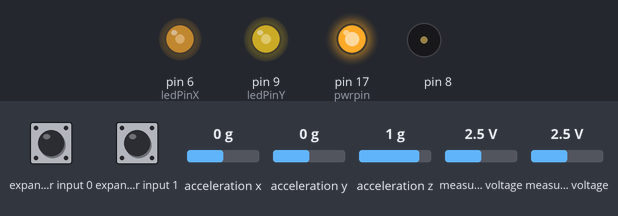
A sketch run on a simulated Arduino Uno, built with avr-gcc and run on an emulated ATmega328P. On the bench: output pins drawn as LEDs (lit = HIGH), buzzer (waves = sounding). Wiring (inferred from the names in the program): Wii Nunchuk at I2C address 0x52. The test bench sets the inputs (shaded band); at power-on: expander input 0 HIGH, measured voltage 2.5 V, expander input 1 HIGH, acceleration x 0 g, acceleration y 0 g, acceleration z 1 g.

Above: at 1.3 s.
1.4 s: expander input 0 pulled LOW for 0.15 s
At 2.2 s:
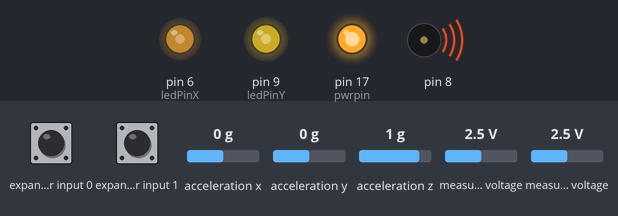
4.5 s: measured voltage (sensor 200) set to 0.1 V
At 5.4 s:
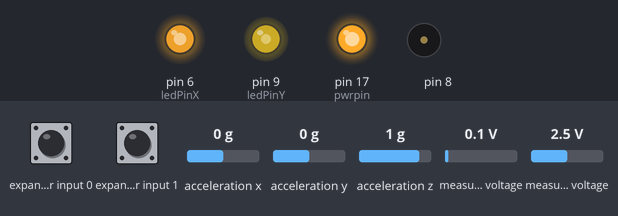
6.0 s: expander input 1 pulled LOW for 3.2 s
At 7.0 s:
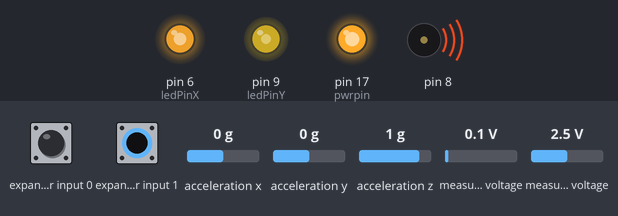
11.7 s: measured voltage (sensor 201) set to 0.1 V
At 12.5 s:
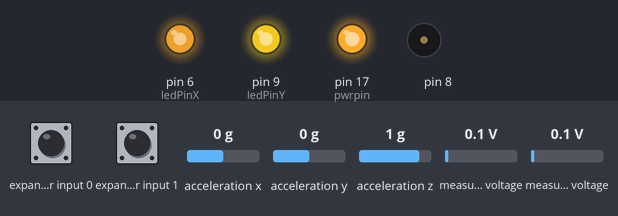
13.2 s: expander input 1 pulled LOW for 0.15 s
At 14.0 s:
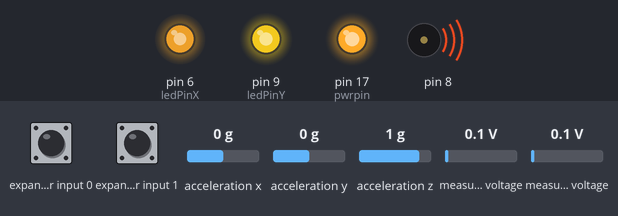
15.9 s: measured voltage (sensor 200) set to 0.6 V
17.4 s: measured voltage (sensor 200) set to 0.9 V
At 18.6 s:
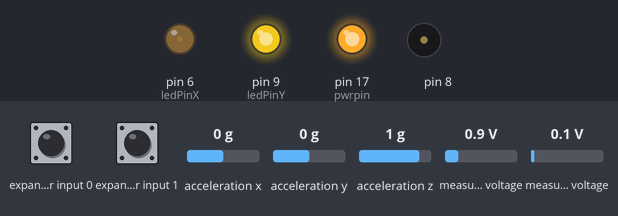
Timing chart, 0 to 20.0 s (numbered marks = the images above; inputs shaded):
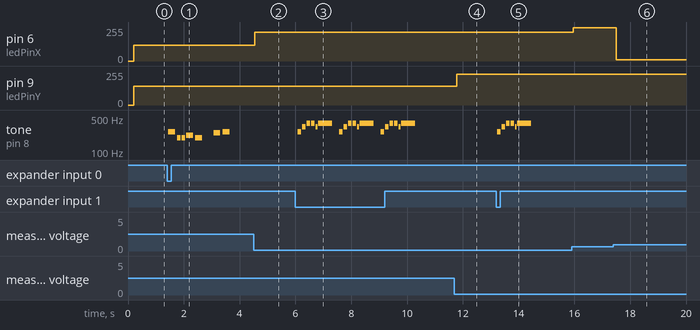

Measured:
- after the input at 1.4 s, tone on pin 8: plays 262 Hz for 0.25 s, 196 Hz for 0.13 s, 196 Hz for 0.13 s, 220 Hz for 0.25 s, 196 Hz for 0.25 s, 247 Hz for 0.25 s … (7 notes in this stretch), starting at once
- after the input at 4.5 s, pin 6 (ledPinX): 118/255 → 215/255 at once
- after the input at 6.0 s, tone on pin 8: silent → 262 Hz after 0.09 s, then repeats every 1.5 s: silent 0.04 s, 330 Hz 0.13 s, 2 × (silent 0.04 s, 392 Hz 0.13 s), silent 0.04 s, 330 Hz 0.06 s, silent 0.02 s, 392 Hz 0.50 s, silent 0.26 s, 262 Hz 0.13 s
- after the input at 11.7 s, pin 9 (ledPinY): 139/255 → 229/255 after 0.09 s
- after the input at 13.2 s, tone on pin 8: plays 262 Hz for 0.13 s, 330 Hz for 0.13 s, 392 Hz for 0.13 s, 392 Hz for 0.13 s, 330 Hz for 0.06 s, 392 Hz for 0.50 s, starting at once
- after the input at 15.9 s, pin 6 (ledPinX): 215/255 → 249/255 after 0.05 s
- after the input at 17.4 s, pin 6 (ledPinX): 249/255 → 11/255 after 0.10 s

The sketch:

nunchuckLEDs.ino
```cpp
#include <Wire.h>
#include "nunchuck_funcs.h"

int loop_cnt=0;

byte joyx,joyy,zbut,cbut;
int ledPinX = 6;
int ledPinY = 9;

#include "pitches.h"

// notes in the melody:
int melody[] = {
  NOTE_C4, NOTE_G3,NOTE_G3, NOTE_A3, NOTE_G3,0, NOTE_B3, NOTE_C4};

// note durations: 4 = quarter note, 8 = eighth note, etc.:
int noteDurations[] = {
  4, 8, 8, 4,4,4,4,4 };

int melodyC[] = {
  NOTE_C4, NOTE_E4, NOTE_G4, NOTE_G4, NOTE_E4, NOTE_G4 //CHARGE
};

// note durations: 4 = quarter note, 8 = eighth note, etc.:
int noteDurationsC[] = {
  8, 8, 8, 8, 16, 2
};

void setup() {
  // put your setup code here, to run once:
  nunchuck_setpowerpins();
  nunchuck_init(); // send the initilization handshake
  pinMode(ledPinX, OUTPUT);
  pinMode(ledPinY, OUTPUT);


}

void loop() {
  // put your main code here, to run repeatedly:
    if( loop_cnt > 100 ) { // every 100 msecs get new data
        loop_cnt = 0;

        nunchuck_get_data();

        joyx  = map(nunchuck_joyx(), 37, 233, 0, 255);
        // ranges from approx 37 - 233
        joyy  = map(nunchuck_joyy(), 25, 213, 0, 255);
        // ranges from approx 25 - 213
        zbut = nunchuck_zbutton();
        cbut = nunchuck_cbutton();

        analogWrite(ledPinX,joyx);
        analogWrite(ledPinY,joyy);
        if (zbut==1){
          shave();
        }
        if (cbut==1){
          charge();
        }
    }
    loop_cnt++;
    delay(1);
}
void shave() {
  // iterate over the notes of the melody:
  for (int thisNote = 0; thisNote < 8; thisNote++) {

    // to calculate the note duration, take one second
    // divided by the note type.
    //e.g. quarter note = 1000 / 4, eighth note = 1000/8, etc.
    int noteDuration = 1000/noteDurations[thisNote];
    tone(8, melody[thisNote],noteDuration);

    // to distinguish the notes, set a minimum time between them.
    // the note's duration + 30% seems to work well:
    int pauseBetweenNotes = noteDuration * 1.30;
    delay(pauseBetweenNotes);
    // stop the tone playing:
    noTone(8);
  }
}
void charge() {
  // iterate over the notes of the melody:
  for (int thisNoteC = 0; thisNoteC < 8; thisNoteC++) {

    // to calculate the note duration, take one second
    // divided by the note type.
    //e.g. quarter note = 1000 / 4, eighth note = 1000/8, etc.
    int noteDurationC = 1000 / noteDurationsC[thisNoteC];
    tone(8, melodyC[thisNoteC], noteDurationC);

    // to distinguish the notes, set a minimum time between them.
    // the note's duration + 30% seems to work well:
    int pauseBetweenNotesC = noteDurationC * 1.30;
    delay(pauseBetweenNotesC);
    // stop the tone playing:
    noTone(8);
  }
}
```

nunchuck_funcs.h
```cpp
/*
 * Nunchuck functions  -- Talk to a Wii Nunchuck
 *
 * This library is from the Bionic Arduino course :
 *                          http://todbot.com/blog/bionicarduino/
 *
 * 2007-11 Tod E. Kurt, http://todbot.com/blog/
 *
 * The Wii Nunchuck reading code originally from Windmeadow Labs
 *   http://www.windmeadow.com/node/42
 */

#if (ARDUINO >= 100)
#include <Arduino.h>
#else
#include <WProgram.h>
//#define Wire.write(x) Wire.send(x)
//#define Wire.read() Wire.receive()
#endif


static uint8_t nunchuck_buf[6];   // array to store nunchuck data,

// Uses port C (analog in) pins as power & ground for Nunchuck
static void nunchuck_setpowerpins()
{
#define pwrpin PORTC3
#define gndpin PORTC2
    DDRC |= _BV(pwrpin) | _BV(gndpin);
    PORTC &=~ _BV(gndpin);
    PORTC |=  _BV(pwrpin);
    delay(100);  // wait for things to stabilize
}

// initialize the I2C system, join the I2C bus,
// and tell the nunchuck we're talking to it
static void nunchuck_init()
{
    Wire.begin();                // join i2c bus as master
    Wire.beginTransmission(0x52);// transmit to device 0x52
#if (ARDUINO >= 100)
    Wire.write((uint8_t)0x40);// sends memory address
    Wire.write((uint8_t)0x00);// sends sent a zero.
#else
    Wire.send((uint8_t)0x40);// sends memory address
    Wire.send((uint8_t)0x00);// sends sent a zero.
#endif
    Wire.endTransmission();// stop transmitting
}

// Send a request for data to the nunchuck
// was "send_zero()"
static void nunchuck_send_request()
{
    Wire.beginTransmission(0x52);// transmit to device 0x52
#if (ARDUINO >= 100)
    Wire.write((uint8_t)0x00);// sends one byte
#else
    Wire.send((uint8_t)0x00);// sends one byte
#endif
    Wire.endTransmission();// stop transmitting
}

// Encode data to format that most wiimote drivers except
// only needed if you use one of the regular wiimote drivers
static char nunchuk_decode_byte (char x)
{
    x = (x ^ 0x17) + 0x17;
    return x;
}

// Receive data back from the nunchuck,
// returns 1 on successful read. returns 0 on failure
static int nunchuck_get_data()
{
    int cnt=0;
    Wire.requestFrom (0x52, 6);// request data from nunchuck
    while (Wire.available ()) {
        // receive byte as an integer
#if (ARDUINO >= 100)
        nunchuck_buf[cnt] = nunchuk_decode_byte( Wire.read() );
#else
        nunchuck_buf[cnt] = nunchuk_decode_byte( Wire.receive() );
#endif
        cnt++;
    }
    nunchuck_send_request();  // send request for next data payload
    // If we recieved the 6 bytes, then go print them
    if (cnt >= 5) {
        return 1;   // success
    }
    return 0; //failure
}

// Print the input data we have recieved
// accel data is 10 bits long
// so we read 8 bits, then we have to add
// on the last 2 bits.  That is why I
// multiply them by 2 * 2
static void nunchuck_print_data()
{
    static int i=0;
    int joy_x_axis = nunchuck_buf[0];
    int joy_y_axis = nunchuck_buf[1];
    int accel_x_axis = nunchuck_buf[2]; // * 2 * 2;
    int accel_y_axis = nunchuck_buf[3]; // * 2 * 2;
    int accel_z_axis = nunchuck_buf[4]; // * 2 * 2;

    int z_button = 0;
    int c_button = 0;

    // byte nunchuck_buf[5] contains bits for z and c buttons
    // it also contains the least significant bits for the accelerometer data
    // so we have to check each bit of byte outbuf[5]
    if ((nunchuck_buf[5] >> 0) & 1)
        z_button = 1;
    if ((nunchuck_buf[5] >> 1) & 1)
        c_button = 1;

    if ((nunchuck_buf[5] >> 2) & 1)
        accel_x_axis += 1;
    if ((nunchuck_buf[5] >> 3) & 1)
        accel_x_axis += 2;

    if ((nunchuck_buf[5] >> 4) & 1)
        accel_y_axis += 1;
    if ((nunchuck_buf[5] >> 5) & 1)
        accel_y_axis += 2;

    if ((nunchuck_buf[5] >> 6) & 1)
        accel_z_axis += 1;
    if ((nunchuck_buf[5] >> 7) & 1)
        accel_z_axis += 2;

    Serial.print(i,DEC);
    Serial.print("\t");

    Serial.print("joy:");
    Serial.print(joy_x_axis,DEC);
    Serial.print(",");
    Serial.print(joy_y_axis, DEC);
    Serial.print("  \t");

    Serial.print("acc:");
    Serial.print(accel_x_axis, DEC);
    Serial.print(",");
    Serial.print(accel_y_axis, DEC);
    Serial.print(",");
    Serial.print(accel_z_axis, DEC);
    Serial.print("\t");

    Serial.print("but:");
    Serial.print(z_button, DEC);
    Serial.print(",");
    Serial.print(c_button, DEC);

    Serial.print("\r\n");  // newline
    i++;
}

// returns zbutton state: 1=pressed, 0=notpressed
static int nunchuck_zbutton()
{
    return ((nunchuck_buf[5] >> 0) & 1) ? 0 : 1;  // voodoo
}

// returns zbutton state: 1=pressed, 0=notpressed
static int nunchuck_cbutton()
{
    return ((nunchuck_buf[5] >> 1) & 1) ? 0 : 1;  // voodoo
}

// returns value of x-axis joystick
static int nunchuck_joyx()
{
    return nunchuck_buf[0];
}

// returns value of y-axis joystick
static int nunchuck_joyy()
{
    return nunchuck_buf[1];
}

// returns value of x-axis accelerometer
static int nunchuck_accelx()
{
    return nunchuck_buf[2];   // FIXME: this leaves out 2-bits of the data
}

// returns value of y-axis accelerometer
static int nunchuck_accely()
{
    return nunchuck_buf[3];   // FIXME: this leaves out 2-bits of the data
}

// returns value of z-axis accelerometer
static int nunchuck_accelz()
{
    return nunchuck_buf[4];   // FIXME: this leaves out 2-bits of the data
}
```

pitches.h
```cpp
/*************************************************
 * Public Constants
 *************************************************/

#define NOTE_B0  31
#define NOTE_C1  33
#define NOTE_CS1 35
#define NOTE_D1  37
#define NOTE_DS1 39
#define NOTE_E1  41
#define NOTE_F1  44
#define NOTE_FS1 46
#define NOTE_G1  49
#define NOTE_GS1 52
#define NOTE_A1  55
#define NOTE_AS1 58
#define NOTE_B1  62
#define NOTE_C2  65
#define NOTE_CS2 69
#define NOTE_D2  73
#define NOTE_DS2 78
#define NOTE_E2  82
#define NOTE_F2  87
#define NOTE_FS2 93
#define NOTE_G2  98
#define NOTE_GS2 104
#define NOTE_A2  110
#define NOTE_AS2 117
#define NOTE_B2  123
#define NOTE_C3  131
#define NOTE_CS3 139
#define NOTE_D3  147
#define NOTE_DS3 156
#define NOTE_E3  165
#define NOTE_F3  175
#define NOTE_FS3 185
#define NOTE_G3  196
#define NOTE_GS3 208
#define NOTE_A3  220
#define NOTE_AS3 233
#define NOTE_B3  247
#define NOTE_C4  262
#define NOTE_CS4 277
#define NOTE_D4  294
#define NOTE_DS4 311
#define NOTE_E4  330
#define NOTE_F4  349
#define NOTE_FS4 370
#define NOTE_G4  392
#define NOTE_GS4 415
#define NOTE_A4  440
#define NOTE_AS4 466
#define NOTE_B4  494
#define NOTE_C5  523
#define NOTE_CS5 554
#define NOTE_D5  587
#define NOTE_DS5 622
#define NOTE_E5  659
#define NOTE_F5  698
#define NOTE_FS5 740
#define NOTE_G5  784
#define NOTE_GS5 831
#define NOTE_A5  880
#define NOTE_AS5 932
#define NOTE_B5  988
#define NOTE_C6  1047
#define NOTE_CS6 1109
#define NOTE_D6  1175
#define NOTE_DS6 1245
#define NOTE_E6  1319
#define NOTE_F6  1397
#define NOTE_FS6 1480
#define NOTE_G6  1568
#define NOTE_GS6 1661
#define NOTE_A6  1760
#define NOTE_AS6 1865
#define NOTE_B6  1976
#define NOTE_C7  2093
#define NOTE_CS7 2217
#define NOTE_D7  2349
#define NOTE_DS7 2489
#define NOTE_E7  2637
#define NOTE_F7  2794
#define NOTE_FS7 2960
#define NOTE_G7  3136
#define NOTE_GS7 3322
#define NOTE_A7  3520
#define NOTE_AS7 3729
#define NOTE_B7  3951
#define NOTE_C8  4186
#define NOTE_CS8 4435
#define NOTE_D8  4699
#define NOTE_DS8 4978
```
